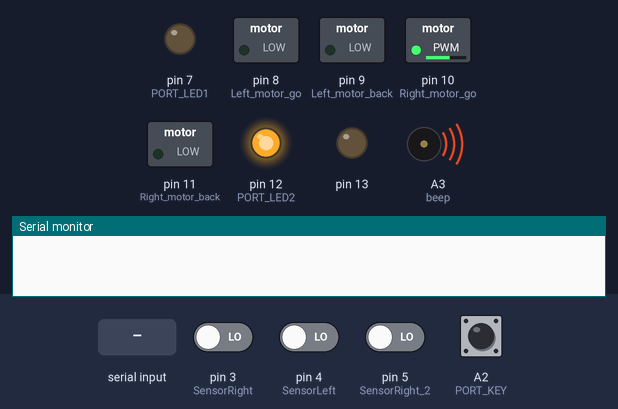
Simulated run of this sketch. Board: Arduino Uno, built with avr-gcc and run on an emulated ATmega328P. Shown: switched loads named in the sketch (green lamp = pin HIGH), output pins drawn as LEDs (lit = HIGH), buzzer (waves = sounding, pin HIGH), the last lines printed to the serial monitor. Dashed ring = blinking. The inputs (shaded band) are chosen by the test bench; at power-on: A2 (PORT_KEY) HIGH, pin 3 (SensorRight), pin 4 (SensorLeft), pin 5 (SensorRight_2) LOW.

Above: at 2.0 s.
2.1 s: pin 5 (SensorRight_2) driven HIGH
At 3.6 s:
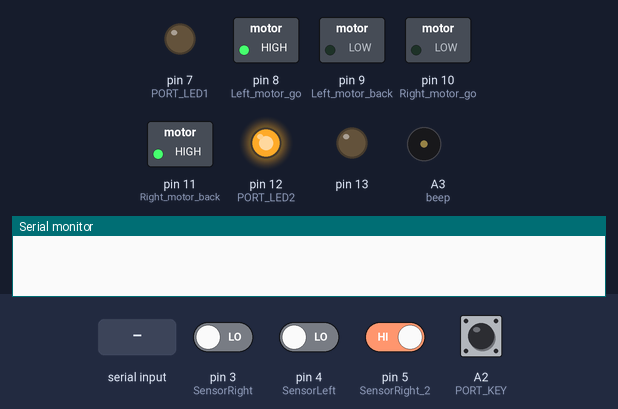
3.9 s: A2 (PORT_KEY) pulled LOW for 1.4 s
At 6.0 s:
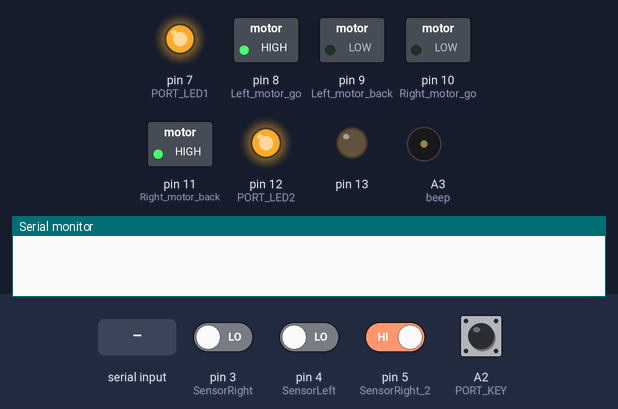
6.8 s: A2 (PORT_KEY) pulsed LOW 5 times (0.12 s each, 0.3 s apart)
At 7.37 s:
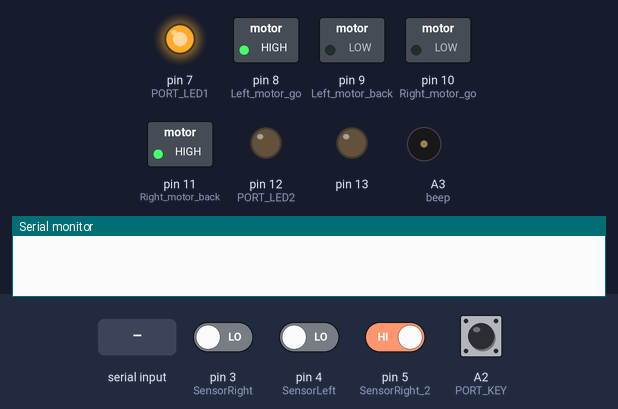
9.8 s: "B" received over Serial
At 10.6 s:
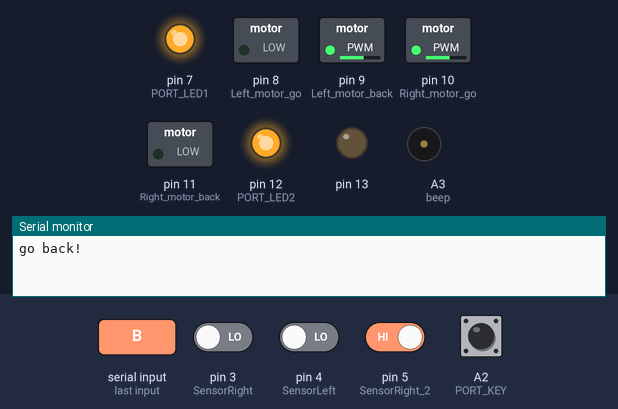
11.4 s: "C" received over Serial
At 11.8 s:
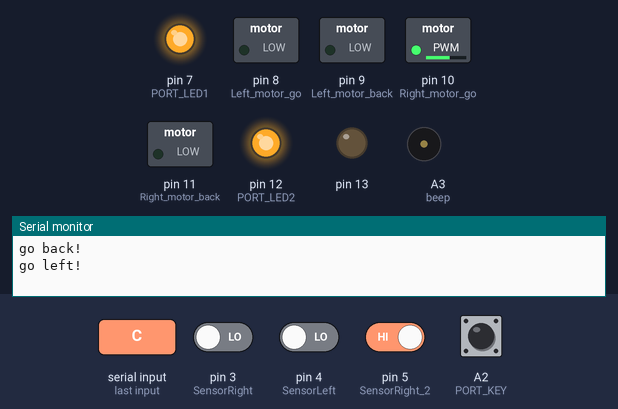
13.0 s: "D" received over Serial
At 14.2 s:
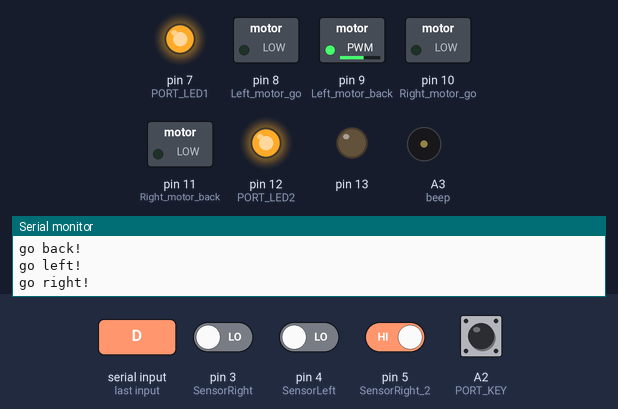
Timing chart, 0 to 15.6 s (numbered marks = the images above; inputs shaded):
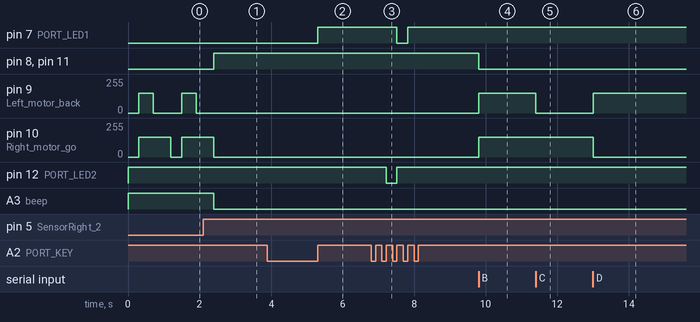

Measured:
- after the input at 2.1 s, pin 8 (Left_motor_go), pin 11 (Right_motor_back): LOW → HIGH after 0.30 s; pin 9 (Left_motor_back): stays 0/255 (without the input it goes to 150/255 after 0.60 s); pin 10 (Right_motor_go): goes on until 2.4 s, then stays 0/255; A3 (beep): HIGH → LOW after 0.30 s
- after the input at 3.9 s, pin 7 (PORT_LED1): LOW → HIGH after 1.4 s
- after the input at 6.8 s, pin 7 (PORT_LED1): HIGH → LOW after 0.72 s, → HIGH 0.30 s later; pin 12 (PORT_LED2): HIGH → LOW after 0.42 s, → HIGH 0.30 s later
- after the input at 9.8 s, pin 8 (Left_motor_go), pin 11 (Right_motor_back): HIGH → LOW at once; pin 9 (Left_motor_back), pin 10 (Right_motor_go): 0/255 → 150/255 at once
- after the input at 11.4 s, pin 9 (Left_motor_back): 150/255 → 0/255 at once
- after the input at 13.0 s, pin 9 (Left_motor_back): 0/255 → 150/255 at once; pin 10 (Right_motor_go): 150/255 → 0/255 at once
- by itself, pin 9 (Left_motor_back): alternates 150/255 for 0.40 s and 0/255 for 0.80 s

The sketch:

carCode.ino
```cpp
//============================红星微微笑===========================
//  学号：2017217989   姓名：刘宏鑫
//  智能小车黑线循、红外避障、遥控、蓝牙代码实现
//===============================================================
//#include <Servo.h>
#include <IRremote.h>//包含红外库  关键点
int RECV_PIN = A4;//端口声明
IRrecv irrecv(RECV_PIN);
decode_results results;//结构声明
int on = 0;//标志位
unsigned long last = millis();

long run_car = 0x00FF629D;//按键CH
long back_car = 0x00FFA857;//按键+
long left_car = 0x00FF22DD;//按键<<
long right_car = 0x00FFC23D;//按键>||
long stop_car = 0x00FF02FD;//按键>>|
long left_turn = 0x00ffE01F;//按键-
long right_turn = 0x00FF906F;//按键EQ

char getstr;
int Left_motor_go=8;     //左电机前进(IN1)
int Left_motor_back=9;     //左电机后退(IN2)
int Right_motor_go=10;    // 右电机前进(IN3)
int Right_motor_back=11;    // 右电机后退(IN4)

#define PORT_KEY  A2     //定义按键 数字A2 接口
#define PORT_LED1  7    //定义LED 数字7 接口
#define PORT_LED2  12   //定义LED2 数字12 接口
int beep=A3;//定义蜂鸣器 数字A3 接口

#define KEYMODE_1   1  // 定义按键模式1
#define KEYMODE_2   2  // 定义按键模式2
#define KEYMODE_3   3  // 定义按键模式3
#define KEYMODE_4   4  // 定义按键模式4
uint8_t keyMode;      //指无符号8bit整型数
const int SensorRight = 3;   	//右循迹红外传感器(P3.2 OUT1)
const int SensorLeft = 4;     	//左循迹红外传感器(P3.3 OUT2)
const int SensorRight_2 = 5;   	//中间红外避障传感器()

int SR_2;    //中间红外避障传感器状态

int SL;    //左循迹红外传感器状态
int SR;    //右循迹红外传感器状态

void setup()
{
  //初始化电机驱动IO为输出方式
  Serial.begin(9600);
  pinMode(Left_motor_go,OUTPUT); // PIN 8 (PWM)
  pinMode(Left_motor_back,OUTPUT); // PIN 9 (PWM)
  pinMode(Right_motor_go,OUTPUT);// PIN 10 (PWM)
  pinMode(Right_motor_back,OUTPUT);// PIN 11 (PWM)
  pinMode(beep,OUTPUT);

  pinMode(SensorRight, INPUT); //定义右循迹红外传感器为输入
  pinMode(SensorLeft, INPUT); //定义左循迹红外传感器为输入
  pinMode(SensorRight_2, INPUT); //定义右红外传感器为输入

  pinMode(13, OUTPUT);////端口模式，输出
  Serial.begin(9600);	//波特率9600
  irrecv.enableIRIn(); // Start the receiver

   KeyScanInit();
   LEDInit();
}
//=======================智能小车的基本动作  遥控控制单独用电机驱动函数=========================
//  遥控实验不可调节电机速度，调节pwm值会影响红外的信号接收
void run2()     // 前进
{
    digitalWrite(Right_motor_go,LOW);
  digitalWrite(Right_motor_back,LOW);
  digitalWrite(Left_motor_go,LOW);
  digitalWrite(Left_motor_back,LOW);

}

void brake2()         //刹车，停车
{

   digitalWrite(Right_motor_go,HIGH);  // 右电机前进
   digitalWrite(Right_motor_back,LOW);

   digitalWrite(Left_motor_go,LOW);  // 左电机前进
   digitalWrite(Left_motor_back,HIGH);


}

void left2()         //左转(左轮不动，右轮前进)
{
  digitalWrite(Right_motor_go,HIGH);	// 右电机前进
  digitalWrite(Right_motor_back,LOW);

  digitalWrite(Left_motor_go,LOW);   //左轮后退
  digitalWrite(Left_motor_back,LOW);

}

void spin_left2()         //左转(左轮后退，右轮前进)
{
  digitalWrite(Right_motor_go,HIGH);	// 右电机前进
  digitalWrite(Right_motor_back,LOW);

  digitalWrite(Left_motor_go,HIGH);   //左轮后退
  digitalWrite(Left_motor_back,LOW);
}

void right2()        //右转(右轮不动，左轮前进)
{
  digitalWrite(Right_motor_go,LOW);   //右电机后退
  digitalWrite(Right_motor_back,LOW);

  digitalWrite(Left_motor_go,LOW);//左电机前进
  digitalWrite(Left_motor_back,HIGH);
}

void spin_right2()        //右转(右轮后退，左轮前进)
{
  digitalWrite(Right_motor_go,LOW);   //右电机后退
  digitalWrite(Right_motor_back,HIGH);

  digitalWrite(Left_motor_go,LOW);//左电机前进
  digitalWrite(Left_motor_back,HIGH);
}

void back2()          //后退
{
  digitalWrite(Right_motor_go,LOW);  //右轮后退
  digitalWrite(Right_motor_back,HIGH);

  digitalWrite(Left_motor_go,HIGH);  //左轮后退
  digitalWrite(Left_motor_back,LOW);
}


//=======================智能小车的基本动作=========================
//void run(int time)     // 前进
void run()
{
  digitalWrite(Right_motor_go,LOW);  //右轮后退
  digitalWrite(Right_motor_back,HIGH);
  //analogWrite(Right_motor_go,0);
 // analogWrite(Right_motor_back,200);//PWM比例0~255调速
  digitalWrite(Left_motor_go,HIGH);  //左轮后退
  digitalWrite(Left_motor_back,LOW);
  //analogWrite(Left_motor_go,200);
//analogWrite(Left_motor_back,0);//PWM比例0~255调速
  //delay(time * 100);   //执行时间，可以调整
}

//void brake(int time)  //刹车，停车
void brake()
{
  digitalWrite(Right_motor_go,LOW);
  digitalWrite(Right_motor_back,LOW);
  digitalWrite(Left_motor_go,LOW);
  digitalWrite(Left_motor_back,LOW);
  //delay(time * 100);//执行时间，可以调整
}

//void left(int time)         //左转(左轮不动，右轮前进)
void left()
{
  digitalWrite(Right_motor_go,HIGH);	// 右电机前进
  digitalWrite(Right_motor_back,LOW);
  analogWrite(Right_motor_go,150);
  analogWrite(Right_motor_back,0);//PWM比例0~255调速
  digitalWrite(Left_motor_go,LOW);   //左轮后退
  digitalWrite(Left_motor_back,LOW);
  analogWrite(Left_motor_go,0);
  analogWrite(Left_motor_back,0);//PWM比例0~255调速
  //delay(time * 100);	//执行时间，可以调整
}

void spin_left()         //左转(左轮后退，右轮前进)
{
   digitalWrite(Right_motor_go,HIGH);	// 右电机前进
  digitalWrite(Right_motor_back,LOW);
  analogWrite(Right_motor_go,200);
  analogWrite(Right_motor_back,0);//PWM比例0~255调速
  digitalWrite(Left_motor_go,HIGH);   //左轮后退
  digitalWrite(Left_motor_back,LOW);
  analogWrite(Left_motor_go,200);
  analogWrite(Left_motor_back,0);//PWM比例0~255调速
 // delay(time * 100);	//执行时间，可以调整
}

//void right(int time)        //右转(右轮不动，左轮前进)
void right()
{
  digitalWrite(Right_motor_go,LOW);   //右电机后退
  digitalWrite(Right_motor_back,LOW);
  analogWrite(Right_motor_go,0);
  analogWrite(Right_motor_back,0);//PWM比例0~255调速
  digitalWrite(Left_motor_go,LOW);//左电机前进
  digitalWrite(Left_motor_back,HIGH);
  analogWrite(Left_motor_go,0);
  analogWrite(Left_motor_back,150);//PWM比例0~255调速
  //delay(time * 100);	//执行时间，可以调整
}

void spin_right(int time)        //右转(右轮后退，左轮前进)
{
  digitalWrite(Right_motor_go,LOW);   //右电机后退
  digitalWrite(Right_motor_back,HIGH);
  analogWrite(Right_motor_go,0);
  analogWrite(Right_motor_back,200);//PWM比例0~255调速
  digitalWrite(Left_motor_go,LOW);//左电机前进
  digitalWrite(Left_motor_back,HIGH);
  analogWrite(Left_motor_go,0);
  analogWrite(Left_motor_back,200);//PWM比例0~255调速
  delay(time * 100);	//执行时间，可以调整
}

//void back(int time)          //后退
void back()
{


     digitalWrite(Right_motor_go,HIGH);  // 右电机前进
  digitalWrite(Right_motor_back,LOW);
  analogWrite(Right_motor_go,150);//PWM比例0~255调速，左右轮差异略增减
  analogWrite(Right_motor_back,0);
  digitalWrite(Left_motor_go,LOW);  // 左电机前进
  digitalWrite(Left_motor_back,HIGH);
  analogWrite(Left_motor_go,0);//PWM比例0~255调速，左右轮差异略增减
  analogWrite(Left_motor_back,150);


  //delay(time * 100);     //执行时间，可以调整
}

//==========================================================


void dump(decode_results *results)
{
  int count = results->rawlen;
  if (results->decode_type == UNKNOWN)
  {
    //Serial.println("Could not decode message");
    brake();
  }
}
void IR_IN()                             //机器人遥控子程序
{

  if (irrecv.decode(&results)) //调用库函数：解码
  {
    // If it's been at least 1/4 second since the last
    // IR received, toggle the relay
    if (millis() - last > 250) //确定接收到信号
    {
      on = !on;//标志位置反
      digitalWrite(13, on ? HIGH : LOW);//板子上接收到信号闪烁一下led
      dump(&results);//解码红外信号
    }

    if (results.value == run_car )//按键CH
      run2();//前进
    if (results.value == back_car )//按键+
      back2();//后退
    if (results.value == left_car )//按键<<
      left2();//左转
    if (results.value == right_car )//按键>||
      right2();//右转
    if (results.value == stop_car )//按键>>|
      brake2();//停车
    if (results.value == left_turn )//按键-
      spin_left2();//左旋转
    if (results.value == right_turn )//按键EQ
      spin_right2();//右旋转
    last = millis();
    irrecv.resume(); // Receive the next value
  }

}
void Robot_Avoidance()                   //机器人避障子程序
{
 //有信号为LOW  没有信号为HIGH
    SR_2 = digitalRead(SensorRight_2);
    if (SR_2==HIGH)//前面没有障碍物
    {
      run();   //调用前进函数
      digitalWrite(beep,LOW);		//蜂鸣器不响
      //digitalWrite(LED,LOW);		//LED不亮
    }
    else if ( SR_2 == LOW)// 前面探测到有障碍物，有信号返回，向左转
       {
         digitalWrite(beep,HIGH);		//蜂鸣器响
         //digitalWrite(LED,HIGH);		//LED亮
         brake();//停止200MS
         delay(300);
         back();//后退500MS
         delay(400);
         left();//调用左转函数  延时500ms
         delay(500);
     }
}
void Robot_Traction()                     //机器人循迹子程序
{
   //有信号为LOW  没有信号为HIGH
  SR = digitalRead(SensorRight);//有信号表明在白色区域，车子底板上L1亮；没信号表明压在黑线上，车子底板上L1灭
  SL = digitalRead(SensorLeft);//有信号表明在白色区域，车子底板上L2亮；没信号表明压在黑线上，车子底板上L2灭
  if (SL == LOW&&SR==LOW)
    run();   //调用前进函数
  else if (SL == HIGH & SR == LOW)// 左循迹红外传感器,检测到信号，车子向右偏离轨道，向左转
    left();
  else if (SR == HIGH & SL == LOW) // 右循迹红外传感器,检测到信号，车子向左偏离轨道，向右转
    right();
  else // 都是白色, 停止
  brake();

}
/*---------------蓝牙模块----------*/
void Robot_Blueteeth(){                     //机器人蓝牙空制
  getstr=Serial.read(); //
  if(getstr=='A')
  {
    Serial.println("go forward!");
    run();
  }
  else if(getstr=='B'){
    Serial.println("go back!");
   back();
  }
  else if(getstr=='C'){
    Serial.println("go left!");
   left();
  }
  else if(getstr=='D'){
    Serial.println("go right!");
   right();

  }
   else if(getstr=='F'){
    Serial.println("Stop!");
   brake();

  }
   else if(getstr=='E'){
    Serial.println("Stop!");
   brake();
  }

}
// 按键处理初始化
void KeyScanInit(void)
{
    pinMode(PORT_KEY,INPUT_PULLUP); //输入模式，内部上拉。
    keyMode = KEYMODE_1;
}

// 任务：按键处理
void KeyScanTask(void)//
{
    static uint8_t keypre = 0; //按键被按下时置1.
    if( (keypre == 0) && (digitalRead(PORT_KEY) == HIGH) ) //按键被按下
    {
        keypre = 1; //置1，避免持续按下按键时再次进入此函数体。
        switch(keyMode)
        {
        case KEYMODE_1:
            keyMode = KEYMODE_2;  //关键点错位赋值
            break;
        case KEYMODE_2:
            keyMode = KEYMODE_3;
            break;
        case KEYMODE_3:
            keyMode = KEYMODE_4;
            break;
        case KEYMODE_4:
            keyMode = KEYMODE_1;
        default:
            break;
        }
    }
    if(digitalRead(PORT_KEY) == LOW) //按键被放开
    {
        keypre = 0; //置0，允许再次切换LED模式
    }
}
// LED初始化
void LEDInit(void)
{
    pinMode(PORT_LED1,OUTPUT);
    pinMode(PORT_LED2,OUTPUT);
    digitalWrite(PORT_LED1,LOW);
    digitalWrite(PORT_LED2,LOW);
}
// 任务：循迹、避障、遥控模式处理
void LEDTask(void)
{
    switch(keyMode)
    {
    case KEYMODE_1:
        digitalWrite(PORT_LED1,HIGH);
        digitalWrite(PORT_LED2,LOW);
        Robot_Traction(); //调用循迹子程序
        break;
    case KEYMODE_2:
        digitalWrite(PORT_LED1,LOW);
        digitalWrite(PORT_LED2,HIGH);
        Robot_Avoidance(); // 调用避障子程序
        break;
    case KEYMODE_3:
        digitalWrite(PORT_LED1,HIGH);
        digitalWrite(PORT_LED2,HIGH);
        IR_IN();    //调用遥控子程序
        break;
    case KEYMODE_4:
        digitalWrite(PORT_LED1,HIGH);
        digitalWrite(PORT_LED2,HIGH);
        Robot_Blueteeth();    //调用蓝牙子程序
        break;
    default:
        break;
    }
}
void loop()
{
  /*while(1)
  {
    keysacn();//调用按键扫描函数
    //Robot_Traction();
    //Robot_Avoidance();
    //IR_IN();
  }*/
   KeyScanTask();
   LEDTask();


}//
```
